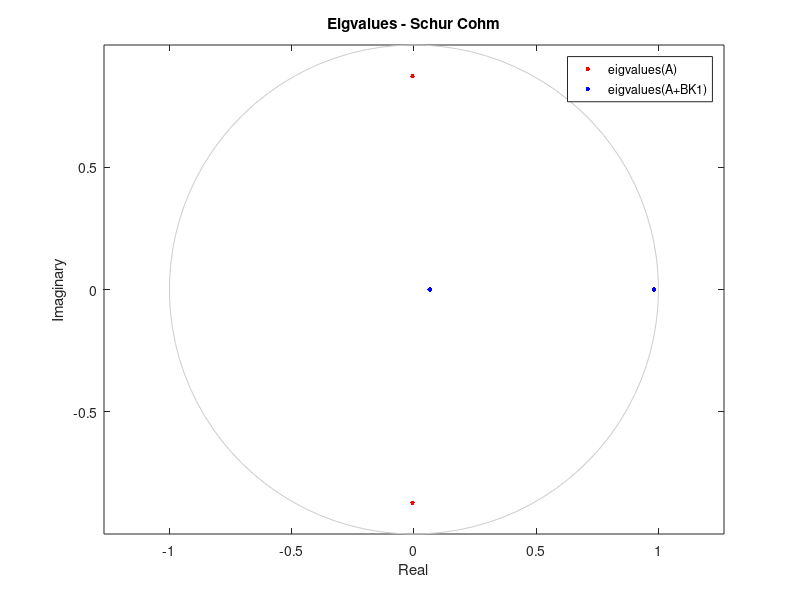

MATLAB code for this plot: (Note: this script raises an error after producing the figure.)
clear all;
clc;

%% 
Ts=0.5;
dt=0.01;
x0=[10;10];

%System continu
Ac=[-0.05 1; -10 -0.5];
Bc=[0; 1];
K1=[9.9 0.495];
K2=0;

[n,m]=size(Bc);
Im=eye(m);
In=eye(n);

Cc=zeros(1,n);
Dc=zeros(1,m);

%caso global
H2=zeros(m,m);
H1=zeros(m,n);

%% Discretizar

sysc=ss(Ac,Bc,Cc,Dc);                   

sysd=c2d(sysc,Ts);

A=sysd.A;
B=sysd.B;

%% Check if is Schur Cohm

angles=linspace(0,2*pi,100);
x = cos(angles);
y = sin(angles);

eigvalues1=eig(A);
eigvalues2=eig(A+B*K1);

figure
for i=1:n
    plot(real(eigvalues1(i)),imag(eigvalues1(i)),'r.','MarkerSize', 10); hold on;
    plot(real(eigvalues2(i)),imag(eigvalues2(i)),'b.','MarkerSize', 10); hold on;
end

plot(x, y, 'Color',[.8 .8 .8]); hold on
axis equal;
legend('eigvalues(A)','eigvalues(A+BK1)');
xlabel('Real'); ylabel('Imaginary');
title("Eigvalues - Schur Cohm");

%% Conditions 

setlmis([]);

%type=1,square and symmetrical
%    =2,rectangular [m,n]
P0=lmivar(1,[n,1]);
P1=lmivar(2,[n,m]);
P2=lmivar(1,[m,1]);

T =lmivar(1,[m,1]);
T1=lmivar(1,[m,1]);
T2=lmivar(1,[m,1]);
T3=lmivar(1,[m,1]);

M1=A+B*K1;
M2=K2-Im;

%Condition 1 (V > 0) – same for continuous and discrete
%|P0   2[P1-(K1-H1)'T] | >0
%| 0   P2-2T(K2-Im-H2) |    
lmiterm([-1 1 1 P0],1,1);  

lmiterm([-1 1 2 P1],1,1);
lmiterm([-1 1 2 T],-1*(K1-H1)',1);

lmiterm([-1 2 2 P2],1,1);  
lmiterm([-1 2 2 T],-2,(M2-H2)); 

%Condition 2 (△V<0)
%|(A+BK1)'P0(A+BK1)-P0    2(A+BK1)'P0B(K2-Im)-2P1-2[K1(A+BK1-In)]'T3+2(K1-H1)'T1              2(A+BK1)'P1+2[K1(A+BK1-In)]'T2           | 
%|       0             [B(K2-Im)]'P0[B(K2-Im)]-P2-2T3[(K1B-Im)(K2-Im)]+2T1(K2-Im-H2)   2[B(K2-Im)]'P1+2[(K1B-Im)(K2-Im)]'T2-2T3(K2-Im)] | <0
%|       0                                       0                                                     P2+2T2(K2-Im)                   |

lmiterm([2 1 1 P0],M1',M1);  
lmiterm([2 1 1 P0],-1,1); 

lmiterm([2 1 2 P0],M1',B*M2);
lmiterm([2 1 2 P1],-1,1);
lmiterm([2 1 2 T3],-1*(K1*(M1-In))',1);
lmiterm([2 1 2 T1],(K1-H1)',1);

lmiterm([2 1 3 P1],(M1)',1);
lmiterm([2 1 3 T2],(K1*(M1-In))',1);

lmiterm([2 2 2 P0],(B*M2)',B*M2);
lmiterm([2 2 2 P2],-1,1);
lmiterm([2 2 2 T3],-2,(K1*B-Im)*M2);
lmiterm([2 2 2 T1],2,M2-H2);

lmiterm([2 2 3 P1],(B*(M2))',1);
lmiterm([2 2 3 T2],((K1*B-Im)*(M2))',1);
lmiterm([2 2 3 T3],-1,(M2));

lmiterm([2 3 3 P2],1,1);
lmiterm([2 3 3 T2],2,M2);

%P0>0
lmiterm([-3 1 1 P0],1,1);

%Ts>0
lmiterm([-4 1 1 T ],1,1);
lmiterm([-5 1 1 T1],1,1);
lmiterm([-6 1 1 T2],1,1);
lmiterm([-7 1 1 T3],1,1);

%% Solve
LMIsys=getlmis;

[feas,sol]=feasp(LMIsys);      

P0=dec2mat(LMIsys,sol,P0);
P1=dec2mat(LMIsys,sol,P1);
P2=dec2mat(LMIsys,sol,P2);

P=[P0 P1; P1' P2];

%% Plot traject
x=x0;
N=10;
traj=[];
V_values=[];
dV_values=[];

for k=1:N/Ts
    traj=[traj x];

    u=K1*x;
    u_sat=min(1,max(-1,u));
    dz=u-u_sat;

    u=K1*x+K2*dz;
    dz=u+min(1,max(-1,u));

    V=[x; dz]'*P*[x; dz];
    V_values=[V_values V];

    if k~=1
        dV=V_values(k)-V_values(k-1);
        dV_values=[dV_values dV];
    end

    x=A*x+B*u_sat;

end

x_c =x0;
traj_c=[];

for k=1:N/dt
    traj_c=[traj_c x_c];

    u_c=K1*x_c;
    u_sat_c=min(1,max(-1,u_c));
    dz_c=u_c-u_sat_c;

    u_c=K1*x_c+K2*dz_c;
    u_sat_c=min(1,max(-1,u_c));

    dx_c =Ac*x_c+Bc*u_sat_c;
    x_c=x_c+dt*dx_c;
end

figure
subplot 311
    plot(0:Ts:N-Ts,V_values,'.');
    legend("V")
    titulo=sprintf('Discret-Desconsidera sat no continuo-Ts=%.2f',Ts);
    title(titulo)

subplot 312
    plot(2*Ts:Ts:N,dV_values,'.')
    legend("△V")

subplot 313
    plot(traj(1,:)  ,traj(2,:),'.'); hold on
    plot(traj_c(1,:),traj_c(2,:))  ; hold on
    plot(traj(1,1)  ,traj(2,1),'xr','LineWidth',2)
    legend("discret","continu","start")
    xlabel("x1"); ylabel("x2")


%%
[x1_grid,x2_grid]=meshgrid(linspace(-15,15,30/Ts),linspace(-35,30,65/Ts));

Vgrid=zeros(size(x1_grid));
for i=1:size(x1_grid,1)
    for j=1:size(x1_grid,2)
        x=[x1_grid(i,j); x2_grid(i,j)];

        u=K1*x;
        u_sat=min(1,max(-1,u));
        dz=u-u_sat;

        u=K1*x+K2*dz;
        dz=u+min(1,max(-1,u));

        Vgrid(i,j)=[x; dz]'*P*[x; dz];
    end
end

figure
plot3(traj(1,:),traj(2,:),V_values,'.r','MarkerSize',10)
xlabel("x1"); ylabel("x2"); zlabel("V")
hold on
mesh(x1_grid,x2_grid,Vgrid)
legend("trajet states","V")

%%
figure
for i=1:n
    subplot(n,1,i)
    plot(0:Ts:N-Ts,traj(i,:),'.')
    hold on;
    plot(0:dt:N-dt,traj_c(i,:))
    legend("discret","continu")
    xlabel("time")
    titulo=sprintf('x%d ',i);
    title(titulo)
end